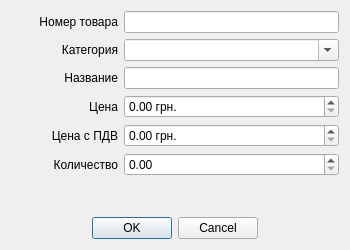
<?xml version="1.0" encoding="UTF-8"?>
<ui version="4.0">
 <class>DialogGood</class>
 <widget class="QDialog" name="DialogGood">
  <property name="geometry">
   <rect>
    <x>0</x>
    <y>0</y>
    <width>350</width>
    <height>250</height>
   </rect>
  </property>
  <property name="windowTitle">
   <string>Товар</string>
  </property>
  <layout class="QGridLayout" name="gridLayout">
   <item row="0" column="0" colspan="2">
    <layout class="QHBoxLayout" name="horizontalLayout" stretch="1,2">
     <item>
      <widget class="QLabel" name="label">
       <property name="text">
        <string>Номер товара</string>
       </property>
       <property name="alignment">
        <set>Qt::AlignRight|Qt::AlignTrailing|Qt::AlignVCenter</set>
       </property>
      </widget>
     </item>
     <item>
      <widget class="QLineEdit" name="lineEditRcd">
       <property name="readOnly">
        <bool>false</bool>
       </property>
      </widget>
     </item>
    </layout>
   </item>
   <item row="6" column="0" colspan="2">
    <layout class="QHBoxLayout" name="horizontalLayout_5" stretch="1,2">
     <item>
      <widget class="QLabel" name="label_5">
       <property name="text">
        <string>Количество</string>
       </property>
       <property name="alignment">
        <set>Qt::AlignRight|Qt::AlignTrailing|Qt::AlignVCenter</set>
       </property>
      </widget>
     </item>
     <item>
      <widget class="QDoubleSpinBox" name="doubleSpinBoxCount">
       <property name="maximum">
        <double>99999999999.990005493164063</double>
       </property>
      </widget>
     </item>
    </layout>
   </item>
   <item row="2" column="0" colspan="2">
    <layout class="QHBoxLayout" name="horizontalLayout_3" stretch="1,2">
     <item>
      <widget class="QLabel" name="label_3">
       <property name="text">
        <string>Название</string>
       </property>
       <property name="alignment">
        <set>Qt::AlignRight|Qt::AlignTrailing|Qt::AlignVCenter</set>
       </property>
      </widget>
     </item>
     <item>
      <widget class="QLineEdit" name="lineEditName"/>
     </item>
    </layout>
   </item>
   <item row="3" column="0" rowspan="2" colspan="2">
    <layout class="QHBoxLayout" name="horizontalLayout_4" stretch="1,2">
     <item>
      <widget class="QLabel" name="label_4">
       <property name="text">
        <string>Цена</string>
       </property>
       <property name="alignment">
        <set>Qt::AlignRight|Qt::AlignTrailing|Qt::AlignVCenter</set>
       </property>
      </widget>
     </item>
     <item>
      <widget class="QDoubleSpinBox" name="doubleSpinBoxPrice">
       <property name="suffix">
        <string> грн.</string>
       </property>
       <property name="maximum">
        <double>10000000000000000.000000000000000</double>
       </property>
      </widget>
     </item>
    </layout>
   </item>
   <item row="1" column="0" colspan="2">
    <layout class="QHBoxLayout" name="horizontalLayout_2" stretch="1,2">
     <item>
      <widget class="QLabel" name="label_2">
       <property name="text">
        <string>Категория</string>
       </property>
       <property name="alignment">
        <set>Qt::AlignRight|Qt::AlignTrailing|Qt::AlignVCenter</set>
       </property>
      </widget>
     </item>
     <item>
      <widget class="QComboBox" name="comboBoxCategory">
       <property name="editable">
        <bool>true</bool>
       </property>
      </widget>
     </item>
    </layout>
   </item>
   <item row="8" column="0" colspan="2">
    <layout class="QHBoxLayout" name="horizontalLayout_6">
     <item>
      <spacer name="horizontalSpacer">
       <property name="orientation">
        <enum>Qt::Horizontal</enum>
       </property>
       <property name="sizeHint" stdset="0">
        <size>
         <width>40</width>
         <height>20</height>
        </size>
       </property>
      </spacer>
     </item>
     <item>
      <widget class="QPushButton" name="pushButtonOK">
       <property name="text">
        <string>OK</string>
       </property>
      </widget>
     </item>
     <item>
      <widget class="QPushButton" name="pushButtonCancel">
       <property name="text">
        <string>Cancel</string>
       </property>
      </widget>
     </item>
     <item>
      <spacer name="horizontalSpacer_2">
       <property name="orientation">
        <enum>Qt::Horizontal</enum>
       </property>
       <property name="sizeHint" stdset="0">
        <size>
         <width>40</width>
         <height>20</height>
        </size>
       </property>
      </spacer>
     </item>
    </layout>
   </item>
   <item row="5" column="0" colspan="2">
    <layout class="QHBoxLayout" name="horizontalLayout_7" stretch="1,2">
     <item>
      <widget class="QLabel" name="label_6">
       <property name="text">
        <string>Цена с ПДВ</string>
       </property>
       <property name="alignment">
        <set>Qt::AlignRight|Qt::AlignTrailing|Qt::AlignVCenter</set>
       </property>
      </widget>
     </item>
     <item>
      <widget class="QDoubleSpinBox" name="doubleSpinBoxPricePDV">
       <property name="suffix">
        <string> грн.</string>
       </property>
       <property name="maximum">
        <double>10000000000000000.000000000000000</double>
       </property>
      </widget>
     </item>
    </layout>
   </item>
   <item row="7" column="0" colspan="2">
    <spacer name="verticalSpacer">
     <property name="orientation">
      <enum>Qt::Vertical</enum>
     </property>
     <property name="sizeHint" stdset="0">
      <size>
       <width>20</width>
       <height>40</height>
      </size>
     </property>
    </spacer>
   </item>
  </layout>
 </widget>
 <resources/>
 <connections/>
</ui>
